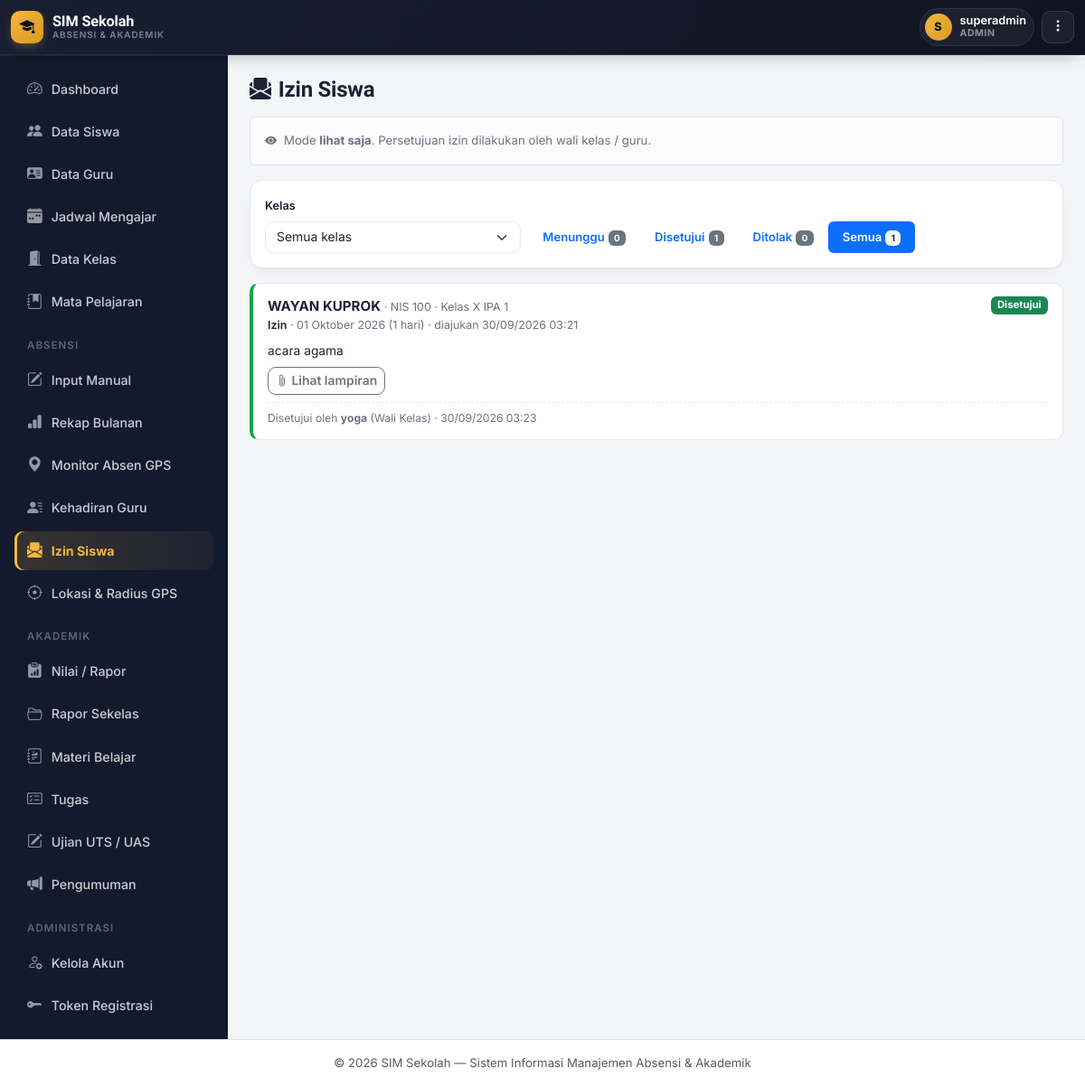
/izin/index.php (signed in), run on the app's committed database.
### tables this page shows
CREATE TABLE `izin` (
  `id` int NOT NULL,
  `siswa_id` int NOT NULL,
  `kelas_id` int NOT NULL,
  `jenis` enum('Izin','Sakit') NOT NULL DEFAULT 'Izin',
  `tanggal_mulai` date NOT NULL,
  `tanggal_selesai` date NOT NULL,
  `alasan` varchar(255) NOT NULL,
  `lampiran` varchar(100) DEFAULT NULL,
  `status` enum('Menunggu','Disetujui','Ditolak') NOT NULL DEFAULT 'Menunggu',
  `diproses_oleh` int DEFAULT NULL,
  `diproses_nama` varchar(100) DEFAULT NULL,
  `diproses_role` varchar(20) DEFAULT NULL,
  `catatan_pemroses` varchar(255) DEFAULT NULL,
  `diproses_pada` datetime DEFAULT NULL,
  `created_at` timestamp NULL DEFAULT CURRENT_TIMESTAMP
);

CREATE TABLE `siswa` (
  `id` int NOT NULL,
  `nis` varchar(20) NOT NULL,
  `nisn` varchar(20) DEFAULT NULL,
  `nama_lengkap` varchar(100) NOT NULL,
  `jenis_kelamin` enum('L','P') NOT NULL,
  `tempat_lahir` varchar(50) DEFAULT NULL,
  `tanggal_lahir` date DEFAULT NULL,
  `agama` varchar(30) DEFAULT NULL,
  `alamat` text,
  `no_hp` varchar(20) DEFAULT NULL,
  `email` varchar(100) DEFAULT NULL,
  `nama_ayah` varchar(100) DEFAULT NULL,
  `nama_ibu` varchar(100) DEFAULT NULL,
  `no_hp_ortu` varchar(20) DEFAULT NULL,
  `pekerjaan_ortu` varchar(50) DEFAULT NULL,
  `foto` varchar(255) DEFAULT NULL,
  `kelas_id` int DEFAULT NULL,
  `status` enum('Aktif','Pindah','Lulus','Keluar') DEFAULT 'Aktif',
  `tanggal_masuk` date DEFAULT NULL,
  `created_at` timestamp NULL DEFAULT CURRENT_TIMESTAMP
);

CREATE TABLE `kelas` (
  `id` int NOT NULL,
  `nama_kelas` varchar(50) NOT NULL,
  `tingkat` varchar(10) NOT NULL,
  `jurusan` varchar(50) DEFAULT NULL,
  `wali_kelas` varchar(100) DEFAULT NULL,
  `wali_kelas_user_id` int DEFAULT NULL,
  `tahun_ajaran` varchar(20) NOT NULL,
  `created_at` timestamp NULL DEFAULT CURRENT_TIMESTAMP
);

### includes/auth.php (called while the page is built, shortened)
<?php
require_once __DIR__ . '/functions.php';
function currentUser() {
    return [
        'id'       => $_SESSION['user_id'] ?? null,
        'nama'     => $_SESSION['user_nama'] ?? '',
        'role'     => $_SESSION['user_role'] ?? '',
        'siswa_id' => $_SESSION['user_siswa_id'] ?? null,
    ];
}
function requireRole(array $roles) {
    $user = currentUser();
}

### includes/functions.php (called while the page is built, shortened)
<?php
function clean($str) {
    return htmlspecialchars(trim($str ?? ''), ENT_QUOTES, 'UTF-8');
}
function formatTanggalIndo($tanggal) {
    $bulan = ['01'=>'Januari','02'=>'Februari','03'=>'Maret','04'=>'April','05'=>'Mei','06'=>'Juni',
              '07'=>'Juli','08'=>'Agustus','09'=>'September','10'=>'Oktober','11'=>'November','12'=>'Desember'];
    $d = date('d', strtotime($tanggal));
    $m = date('m', strtotime($tanggal));
    $y = date('Y', strtotime($tanggal));
    return "{$d} {$bulan[$m]} {$y}";
}

### izin/index.php (the view, shortened to what this page needs)
<?php
require_once __DIR__ . '/../includes/auth.php';
$user = currentUser();
$bisaProses = in_array($user['role'], IZIN_PEMROSES, true);
function izinCsrfToken() {
    return $_SESSION['izin_csrf'];
}
function izinJumlahHari($mulai, $selesai) {
    return (int)round((strtotime($selesai) - strtotime($mulai)) / 86400) + 1;
}
function izinBadge($status) {
    $map = ['Menunggu' => 'bg-warning text-dark', 'Disetujui' => 'bg-success', 'Ditolak' => 'bg-danger'];
    return '<span class="badge ' . ($map[$status] ?? 'bg-secondary') . '">' . clean($status) . '</span>';
}
try {
    $pdo->query("SELECT 1 FROM izin LIMIT 1");
} catch (PDOException $e) {
    $tabelAda = false;
}
$kelasSaya = null;
$siswaRow  = null;
$hariIni = date('Y-m-d');
$minTanggal = date('Y-m-d', strtotime("-" . IZIN_MAKS_MUNDUR . " day"));
$maxTanggal = date('Y-m-d', strtotime("+" . IZIN_MAKS_MAJU . " day"));
$old = ['jenis' => 'Izin', 'tanggal_mulai' => $hariIni, 'tanggal_selesai' => $hariIni, 'alasan' => ''];
$riwayat = [];
$daftar = [];
$hitung = ['Menunggu' => 0, 'Disetujui' => 0, 'Ditolak' => 0];
$filterStatus = 'semua';
$filterKelas = '';
if ($user['role'] === 'siswa') {
    $stmt = $pdo->prepare("SELECT * FROM izin WHERE siswa_id = ? ORDER BY created_at DESC, id DESC LIMIT 50");
    $stmt->execute([$siswaRow['id']]);
    $riwayat = $stmt->fetchAll();
} else {
    if ($user['role'] === 'wali_kelas') {
        $filterKelas = (string)$kelasSaya['id'];
    } else {
        $filterKelas = (string)($_GET['kelas_id'] ?? '');
    }
    $statusDefault = $bisaProses ? 'Menunggu' : 'semua';
    $filterStatus = $_GET['status'] ?? $statusDefault;
    $sqlHitung = "SELECT status, COUNT(*) c FROM izin" . ($filterKelas !== '' ? " WHERE kelas_id = ?" : "") . " GROUP BY status";
    $stmt = $pdo->prepare($sqlHitung);
    $stmt->execute($filterKelas !== '' ? [$filterKelas] : []);
    foreach ($stmt->fetchAll() as $r) { $hitung[$r['status']] = (int)$r['c']; }
    $sql = "SELECT i.*, s.nis, s.nama_lengkap, k.nama_kelas
            FROM izin i
            JOIN siswa s ON i.siswa_id = s.id
            JOIN kelas k ON i.kelas_id = k.id
            WHERE 1=1";
    $params = [];
    $sql .= " ORDER BY (i.status = 'Menunggu') DESC, i.created_at DESC, i.id DESC LIMIT 200";
    $stmt = $pdo->prepare($sql);
    $stmt->execute($params);
    $daftar = $stmt->fetchAll();
}
$csrf = izinCsrfToken();
include __DIR__ . '/../includes/header.php';
?>
<h4 class="fw-bold mb-3"><i class="bi bi-envelope-paper-fill me-2"></i>Izin Siswa</h4>
<?php if ($user['role'] === 'siswa'): ?>
<div class="card p-3 mb-4">
  <h6 class="fw-bold mb-3"><i class="bi bi-pencil-square me-1"></i>Ajukan Izin / Sakit</h6>
  <form method="POST" enctype="multipart/form-data" id="formIzin">
    <input type="hidden" name="csrf" value="<?= clean($csrf) ?>">
    <input type="hidden" name="aksi" value="ajukan">
    <div class="row g-3">
      <div class="col-md-3">
        <label class="form-label small">Jenis</label>
        <select name="jenis" class="form-select">
          <option value="Izin"  <?= $old['jenis'] === 'Izin'  ? 'selected' : '' ?>>Izin</option>
          <option value="Sakit" <?= $old['jenis'] === 'Sakit' ? 'selected' : '' ?>>Sakit</option>
        </select>
      </div>
      <div class="col-md-3 col-6">
        <label class="form-label small">Tanggal Mulai</label>
        <input type="date" name="tanggal_mulai" id="izMulai" class="form-control" required
               min="<?= $minTanggal ?>" max="<?= $maxTanggal ?>" value="<?= clean($old['tanggal_mulai']) ?>">
      </div>
      <div class="col-md-3 col-6">
        <label class="form-label small">Tanggal Selesai</label>
        <input type="date" name="tanggal_selesai" id="izSelesai" class="form-control" required
               min="<?= $minTanggal ?>" max="<?= $maxTanggal ?>" value="<?= clean($old['tanggal_selesai']) ?>">
      </div>
      <div class="col-md-3">
        <label class="form-label small">Lampiran <span class="text-muted">(opsional)</span></label>
        <input type="file" name="lampiran" class="form-control" accept=".jpg,.jpeg,.png,.pdf,image/jpeg,image/png,application/pdf">
      </div>
      <div class="col-12">
        <label class="form-label small">Alasan</label>
        <textarea name="alasan" class="form-control" rows="3" maxlength="255" required
                  placeholder="Contoh: Demam dan disarankan istirahat oleh dokter."><?= clean($old['alasan']) ?></textarea>
        <div class="form-text">Lampiran berupa surat dokter / surat orang tua (JPG, PNG, atau PDF, maks. 2 MB). Satu pengajuan maksimal <?= IZIN_MAKS_HARI ?> hari, dan hanya untuk tanggal <?= IZIN_MAKS_MUNDUR ?> hari ke belakang sampai <?= IZIN_MAKS_MAJU ?> hari ke depan.</div>
      </div>
    </div>
    <button class="btn btn-primary mt-3"><i class="bi bi-send-fill"></i> Kirim Pengajuan</button>
  </form>
</div>
<h5 class="fw-bold mb-3"><i class="bi bi-clock-history me-2"></i>Riwayat Pengajuan Saya</h5>
<?php if (empty($riwayat)): ?>
  <div class="card p-4 text-center text-muted">Belum ada pengajuan izin.</div>
<?php endif; ?>
<?php foreach ($riwayat as $r): $hari = izinJumlahHari($r['tanggal_mulai'], $r['tanggal_selesai']); ?>
  <div class="izin-card st-<?= clean($r['status']) ?>">
    <div class="d-flex justify-content-between align-items-start gap-2 flex-wrap">
      <div>
        <span class="fw-bold"><?= clean($r['jenis']) ?></span>
        <span class="iz-meta ms-1">· <?= $r['tanggal_mulai'] === $r['tanggal_selesai']
            ? formatTanggalIndo($r['tanggal_mulai'])
            : formatTanggalIndo($r['tanggal_mulai']) . ' – ' . formatTanggalIndo($r['tanggal_selesai']) ?> (<?= $hari ?> hari)</span>
      </div>
      <?= izinBadge($r['status']) ?>
    </div>
    <div class="iz-alasan"><?= clean($r['alasan']) ?></div>
    <?php if (!empty($r['lampiran'])): ?>
      <a href="lampiran.php?id=<?= (int)$r['id'] ?>" target="_blank" rel="noopener" class="btn btn-sm btn-outline-secondary"><i class="bi bi-paperclip"></i> Lihat lampiran</a>
    <?php endif; ?>
    <?php if ($r['status'] === 'Menunggu'): ?>
      <form method="POST" class="d-inline" onsubmit="return confirm('Batalkan pengajuan ini?');">
        <input type="hidden" name="csrf" value="<?= clean($csrf) ?>">
        <input type="hidden" name="aksi" value="batal">
        <input type="hidden" name="id" value="<?= (int)$r['id'] ?>">
        <button class="btn btn-sm btn-outline-danger"><i class="bi bi-x-lg"></i> Batalkan</button>
      </form>
      <div class="iz-proses">Menunggu konfirmasi wali kelas / guru. Diajukan <?= clean(date('d/m/Y H:i', strtotime($r['created_at']))) ?>.</div>
    <?php else: ?>
      <div class="iz-proses">
        <?= clean($r['status']) ?> oleh <b><?= clean($r['diproses_nama'] ?: '-') ?></b>
        <?= $r['diproses_role'] ? '(' . clean(['wali_kelas' => 'Wali Kelas', 'guru' => 'Guru'][$r['diproses_role']] ?? $r['diproses_role']) . ')' : '' ?>
        <?= $r['diproses_pada'] ? '· ' . clean(date('d/m/Y H:i', strtotime($r['diproses_pada']))) : '' ?>
        <?php if (!empty($r['catatan_pemroses'])): ?><br>Catatan: <?= clean($r['catatan_pemroses']) ?><?php endif; ?>
      </div>
    <?php endif; ?>
  </div>
<?php endforeach; ?>
<script>
(function () {
  const mulai = document.getElementById('izMulai');
  const selesai = document.getElementById('izSelesai');
  if (!mulai || !selesai) return;
  mulai.addEventListener('change', function () {
    if (!mulai.value) return;
    selesai.min = mulai.value;
    if (!selesai.value || selesai.value < mulai.value) selesai.value = mulai.value;
  });
})();
</script>
<?php else: ?>
<?php if ($user['role'] === 'wali_kelas'): ?>
  <div class="text-muted small mb-3">Izin siswa Kelas <b><?= clean($kelasSaya['nama_kelas']) ?></b>. Anda bisa menyetujui, menolak, atau menghapus pengajuan.</div>
<?php elseif ($bisaProses): ?>
  <div class="text-muted small mb-3">Daftar izin semua kelas. Anda bisa menyetujui atau menolak pengajuan.</div>
<?php else: ?>
  <div class="alert alert-light border small">
    <i class="bi bi-eye-fill me-1"></i> Mode <b>lihat saja</b>. Persetujuan izin dilakukan oleh wali kelas / guru.
  </div>
<?php endif; ?>
<div class="card p-3 mb-3">
  <form method="GET" class="row g-2 align-items-end" id="formFilterIzin">
    <?php if ($user['role'] !== 'wali_kelas'): ?>
    <div class="col-md-4">
      <label class="form-label small">Kelas</label>
      <select name="kelas_id" class="form-select" onchange="this.form.submit()">
        <option value="">Semua kelas</option>
      </select>
    </div>
    <?php endif; ?>
    <div class="col">
      <ul class="nav nav-pills izin-tabs">
        <?php
        $tabs = ['Menunggu' => 'Menunggu', 'Disetujui' => 'Disetujui', 'Ditolak' => 'Ditolak', 'semua' => 'Semua'];
        foreach ($tabs as $nilai => $label):
            $jml = $nilai === 'semua' ? array_sum($hitung) : $hitung[$nilai];
            $q = http_build_query(array_filter(['status' => $nilai, 'kelas_id' => $user['role'] === 'wali_kelas' ? '' : $filterKelas], function ($v) { return $v !== ''; }));
        ?>
          <li class="nav-item">
            <a class="nav-link <?= $filterStatus === $nilai ? 'active' : '' ?>" href="?<?= clean($q) ?>">
              <?= clean($label) ?><span class="badge <?= $filterStatus === $nilai ? 'bg-light text-dark' : 'bg-secondary' ?>"><?= $jml ?></span>
            </a>
          </li>
        <?php endforeach; ?>
      </ul>
    </div>
  </form>
</div>
<?php foreach ($daftar as $r): $hari = izinJumlahHari($r['tanggal_mulai'], $r['tanggal_selesai']); ?>
  <div class="izin-card st-<?= clean($r['status']) ?>">
    <div class="d-flex justify-content-between align-items-start gap-2 flex-wrap">
      <div>
        <div class="iz-nama"><?= clean($r['nama_lengkap']) ?> <span class="iz-meta fw-normal">· NIS <?= clean($r['nis']) ?> · Kelas <?= clean($r['nama_kelas']) ?></span></div>
        <div class="iz-meta">
          <span class="fw-semibold text-dark"><?= clean($r['jenis']) ?></span> ·
          <?= $r['tanggal_mulai'] === $r['tanggal_selesai']
              ? formatTanggalIndo($r['tanggal_mulai'])
              : formatTanggalIndo($r['tanggal_mulai']) . ' – ' . formatTanggalIndo($r['tanggal_selesai']) ?>
          (<?= $hari ?> hari) · diajukan <?= clean(date('d/m/Y H:i', strtotime($r['created_at']))) ?>
        </div>
      </div>
      <?= izinBadge($r['status']) ?>
    </div>
    <div class="iz-alasan"><?= clean($r['alasan']) ?></div>
    <div class="d-flex flex-wrap gap-2 iz-actions">
      <?php if (!empty($r['lampiran'])): ?>
        <a href="lampiran.php?id=<?= (int)$r['id'] ?>" target="_blank" rel="noopener" class="btn btn-sm btn-outline-secondary"><i class="bi bi-paperclip"></i> Lihat lampiran</a>
      <?php endif; ?>
    </div>
    <?php if ($r['status'] !== 'Menunggu'): ?>
      <div class="iz-proses">
        <?= clean($r['status']) ?> oleh <b><?= clean($r['diproses_nama'] ?: '-') ?></b>
        <?= $r['diproses_role'] ? '(' . clean(['wali_kelas' => 'Wali Kelas', 'guru' => 'Guru'][$r['diproses_role']] ?? $r['diproses_role']) . ')' : '' ?>
        <?= $r['diproses_pada'] ? '· ' . clean(date('d/m/Y H:i', strtotime($r['diproses_pada']))) : '' ?>
      </div>
    <?php endif; ?>
  </div>
<?php endforeach; ?>
<?php endif; ?>
<?php include __DIR__ . '/../includes/footer.php'; ?>

### data on the page
izin: siswa.nama_lengkap "WAYAN KUPROK", siswa.nis "100", kelas.nama_kelas "X IPA 1", jenis "Izin", tanggal_mulai "01 Oktober 2026", hari "1", created_at "30/09/2026 03:21", status "Disetujui", alasan "acara agama", diproses_nama "yoga", diproses_role "Wali Kelas", diproses_pada "30/09/2026 03:23"

### other printed values
$inisial "S"
$namaNow "superadmin"
$roleLabel "ADMIN"
$labelMenuIzin "Izin Siswa"
$label "Menunggu"
$jml "0"
$label "Disetujui"
$jml "1"
$label "Ditolak"
$label "Semua"
